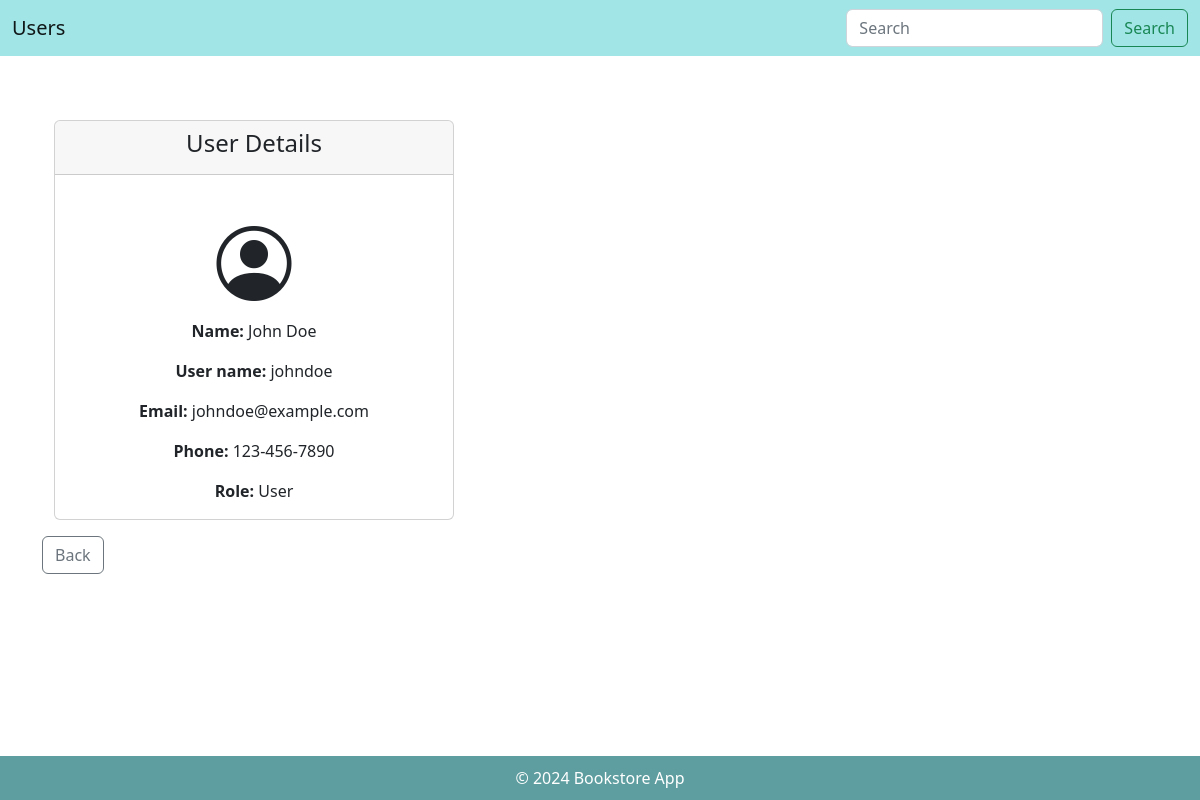
Page /users/detail/1 on the committed database.
### users/models.py (models this page shows, shortened)
class User(models.Model):
    ROLE_CHOICES = [
        (0, 'Admin'),
        (1, 'User'),
        (2, 'Publisher'),
        (3, 'Vip-user'),
    ]
    first_name = models.CharField(max_length=100)
    last_name = models.CharField(max_length=100)
    user_name=models.CharField(max_length=100)
    email = models.EmailField(max_length=100)
    phone = models.CharField(max_length=20)
    avatar = models.ImageField(blank=True, upload_to='avatars/')
    role = models.IntegerField(choices=ROLE_CHOICES, default=1)

### users/views.py (the view)
# urls.py: path("detail/<int:id>", views.detail, name='detail_book'),
def detail(request, id):
    try:
        user = User.objects.get(id=id)
        return render(request, "detail_user.html", {"user": user})
    except User.DoesNotExist:
        return HttpResponse("User not found", status=404)

### users/templates/detail_user.html (shortened to what this page needs)
{% extends "layout_user.html" %}
{% block content %}
<div class="container mt-5 d-flex justify-content">
    <div class="card text-center" style="width: 400px;">
        <div class="card-header">
            <h4>User Details</h4>
        </div>
        <div class="card-body"></div>
            {% if user.avatar %}
                <img src="{{ user.avatar.url }}" alt="Avatar" class="img-thumbnail mb-3 mx-auto d-block" style="border-radius: 60%; width: 50%; height: 200px;">
            {% else %}
                <i class="bi bi-person-circle" style="font-size: 75px;"></i>
            {% endif %}
            <p><strong>Name:</strong> {{ user.first_name }} {{user.last_name}}</p>
            <p><strong>User name:</strong> {{ user.user_name }}</p>
            <p><strong>Email:</strong> {{ user.email }}</p>
            <p><strong>Phone:</strong> {{ user.phone }}</p>
            <p><strong>Role:</strong> {{ user.get_role_display }}</p>
        </div>
    </div>
    <div class="mt-3 text-start">
        <a href="{% url 'list_users' %}" class="btn btn-outline-secondary">Back</a>
    </div>
</div>
{% endblock %}

### books/static/style.css (style rules this page uses)
body { display: flex; flex-direction: column; min-height: 100vh; }

### rows in the picture
User: first_name "John", last_name "Doe", user_name "johndoe", email "johndoe@example.com", phone "123-456-7890", role "User"
